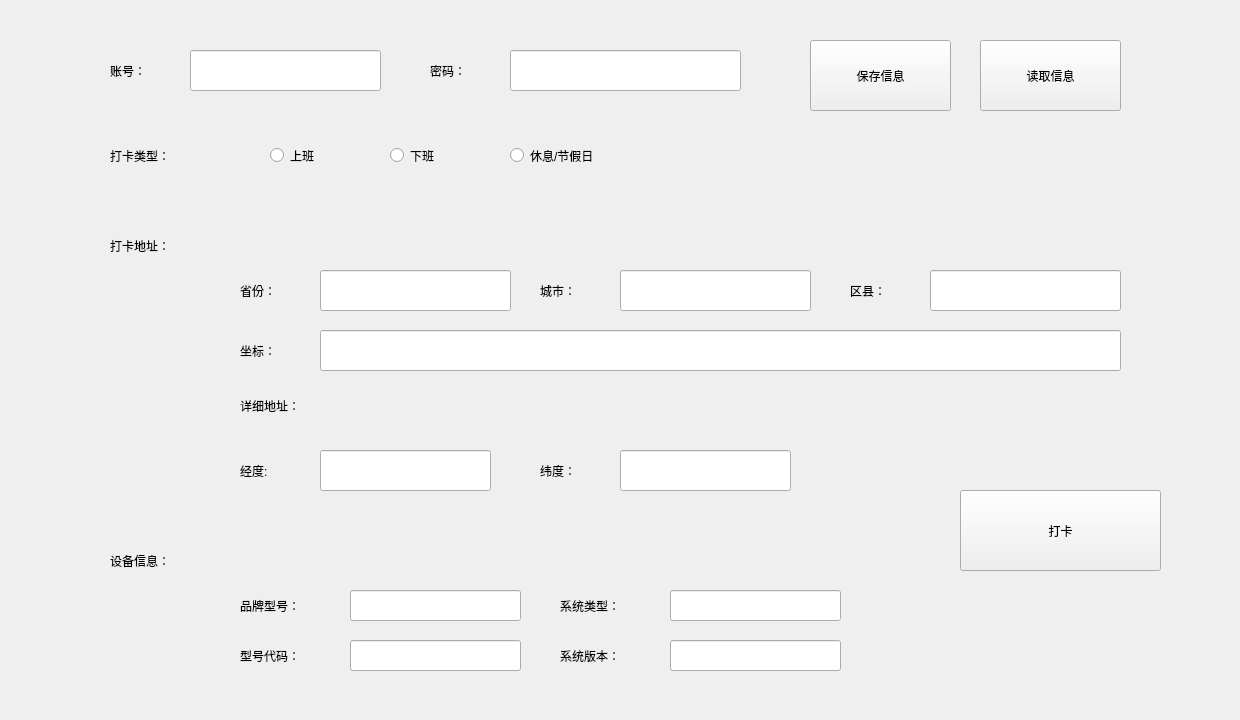
<?xml version="1.0" encoding="UTF-8"?>
<ui version="4.0">
 <class>Form</class>
 <widget class="QWidget" name="Form">
  <property name="geometry">
   <rect>
    <x>0</x>
    <y>0</y>
    <width>1240</width>
    <height>720</height>
   </rect>
  </property>
  <property name="minimumSize">
   <size>
    <width>1240</width>
    <height>720</height>
   </size>
  </property>
  <property name="maximumSize">
   <size>
    <width>1240</width>
    <height>720</height>
   </size>
  </property>
  <property name="windowTitle">
   <string>Form</string>
  </property>
  <widget class="QLabel" name="label">
   <property name="geometry">
    <rect>
     <x>110</x>
     <y>50</y>
     <width>71</width>
     <height>41</height>
    </rect>
   </property>
   <property name="styleSheet">
    <string notr="true">font: 20pt &quot;等线&quot;;</string>
   </property>
   <property name="text">
    <string>账号：</string>
   </property>
  </widget>
  <widget class="QLineEdit" name="phone">
   <property name="geometry">
    <rect>
     <x>190</x>
     <y>50</y>
     <width>191</width>
     <height>41</height>
    </rect>
   </property>
   <property name="styleSheet">
    <string notr="true">font: 17pt &quot;等线&quot;;</string>
   </property>
   <property name="text">
    <string/>
   </property>
  </widget>
  <widget class="QLineEdit" name="password">
   <property name="geometry">
    <rect>
     <x>510</x>
     <y>50</y>
     <width>231</width>
     <height>41</height>
    </rect>
   </property>
   <property name="styleSheet">
    <string notr="true">font: 15pt &quot;等线&quot;;</string>
   </property>
   <property name="text">
    <string/>
   </property>
  </widget>
  <widget class="QLabel" name="label_2">
   <property name="geometry">
    <rect>
     <x>430</x>
     <y>50</y>
     <width>71</width>
     <height>41</height>
    </rect>
   </property>
   <property name="styleSheet">
    <string notr="true">font: 20pt &quot;等线&quot;;</string>
   </property>
   <property name="text">
    <string>密码：</string>
   </property>
  </widget>
  <widget class="QPushButton" name="pushButton">
   <property name="geometry">
    <rect>
     <x>960</x>
     <y>490</y>
     <width>201</width>
     <height>81</height>
    </rect>
   </property>
   <property name="styleSheet">
    <string notr="true">font: 20pt &quot;等线&quot;;</string>
   </property>
   <property name="text">
    <string>打卡</string>
   </property>
  </widget>
  <widget class="QRadioButton" name="end">
   <property name="geometry">
    <rect>
     <x>390</x>
     <y>140</y>
     <width>101</width>
     <height>31</height>
    </rect>
   </property>
   <property name="styleSheet">
    <string notr="true">font: 20pt &quot;等线&quot;;</string>
   </property>
   <property name="text">
    <string>下班</string>
   </property>
   <attribute name="buttonGroup">
    <string notr="true">buttonGroup</string>
   </attribute>
  </widget>
  <widget class="QRadioButton" name="holiday">
   <property name="geometry">
    <rect>
     <x>510</x>
     <y>140</y>
     <width>201</width>
     <height>31</height>
    </rect>
   </property>
   <property name="styleSheet">
    <string notr="true">font: 20pt &quot;等线&quot;;</string>
   </property>
   <property name="text">
    <string>休息/节假日</string>
   </property>
   <attribute name="buttonGroup">
    <string notr="true">buttonGroup</string>
   </attribute>
  </widget>
  <widget class="QRadioButton" name="start">
   <property name="geometry">
    <rect>
     <x>270</x>
     <y>140</y>
     <width>101</width>
     <height>31</height>
    </rect>
   </property>
   <property name="styleSheet">
    <string notr="true">font: 20pt &quot;等线&quot;;</string>
   </property>
   <property name="text">
    <string>上班</string>
   </property>
   <attribute name="buttonGroup">
    <string notr="true">buttonGroup</string>
   </attribute>
  </widget>
  <widget class="QLineEdit" name="province">
   <property name="geometry">
    <rect>
     <x>320</x>
     <y>270</y>
     <width>191</width>
     <height>41</height>
    </rect>
   </property>
   <property name="styleSheet">
    <string notr="true">font: 20pt &quot;等线&quot;;</string>
   </property>
   <property name="text">
    <string/>
   </property>
  </widget>
  <widget class="QLabel" name="label_3">
   <property name="geometry">
    <rect>
     <x>240</x>
     <y>270</y>
     <width>71</width>
     <height>41</height>
    </rect>
   </property>
   <property name="styleSheet">
    <string notr="true">font: 20pt &quot;等线&quot;;</string>
   </property>
   <property name="text">
    <string>省份：</string>
   </property>
  </widget>
  <widget class="QLabel" name="label_4">
   <property name="geometry">
    <rect>
     <x>110</x>
     <y>130</y>
     <width>141</width>
     <height>51</height>
    </rect>
   </property>
   <property name="styleSheet">
    <string notr="true">font: 20pt &quot;等线&quot;;</string>
   </property>
   <property name="text">
    <string>打卡类型：</string>
   </property>
  </widget>
  <widget class="QLabel" name="label_5">
   <property name="geometry">
    <rect>
     <x>110</x>
     <y>220</y>
     <width>141</width>
     <height>51</height>
    </rect>
   </property>
   <property name="styleSheet">
    <string notr="true">font: 20pt &quot;等线&quot;;</string>
   </property>
   <property name="text">
    <string>打卡地址：</string>
   </property>
  </widget>
  <widget class="QLineEdit" name="city">
   <property name="geometry">
    <rect>
     <x>620</x>
     <y>270</y>
     <width>191</width>
     <height>41</height>
    </rect>
   </property>
   <property name="styleSheet">
    <string notr="true">font: 20pt &quot;等线&quot;;</string>
   </property>
   <property name="text">
    <string/>
   </property>
  </widget>
  <widget class="QLabel" name="label_6">
   <property name="geometry">
    <rect>
     <x>540</x>
     <y>270</y>
     <width>71</width>
     <height>41</height>
    </rect>
   </property>
   <property name="styleSheet">
    <string notr="true">font: 20pt &quot;等线&quot;;</string>
   </property>
   <property name="text">
    <string>城市：</string>
   </property>
  </widget>
  <widget class="QLabel" name="label_7">
   <property name="geometry">
    <rect>
     <x>850</x>
     <y>270</y>
     <width>71</width>
     <height>41</height>
    </rect>
   </property>
   <property name="styleSheet">
    <string notr="true">font: 20pt &quot;等线&quot;;</string>
   </property>
   <property name="text">
    <string>区县：</string>
   </property>
  </widget>
  <widget class="QLineEdit" name="area">
   <property name="geometry">
    <rect>
     <x>930</x>
     <y>270</y>
     <width>191</width>
     <height>41</height>
    </rect>
   </property>
   <property name="styleSheet">
    <string notr="true">font: 20pt &quot;等线&quot;;</string>
   </property>
   <property name="text">
    <string/>
   </property>
  </widget>
  <widget class="QLabel" name="label_8">
   <property name="geometry">
    <rect>
     <x>240</x>
     <y>330</y>
     <width>71</width>
     <height>41</height>
    </rect>
   </property>
   <property name="styleSheet">
    <string notr="true">font: 20pt &quot;等线&quot;;</string>
   </property>
   <property name="text">
    <string>坐标：</string>
   </property>
  </widget>
  <widget class="QLineEdit" name="positioning">
   <property name="geometry">
    <rect>
     <x>320</x>
     <y>330</y>
     <width>801</width>
     <height>41</height>
    </rect>
   </property>
   <property name="styleSheet">
    <string notr="true">font: 20pt &quot;等线&quot;;</string>
   </property>
   <property name="text">
    <string/>
   </property>
  </widget>
  <widget class="QLabel" name="address">
   <property name="geometry">
    <rect>
     <x>240</x>
     <y>390</y>
     <width>881</width>
     <height>31</height>
    </rect>
   </property>
   <property name="styleSheet">
    <string notr="true">font: 12pt &quot;等线&quot;;</string>
   </property>
   <property name="text">
    <string>详细地址：</string>
   </property>
  </widget>
  <widget class="QLineEdit" name="longitude">
   <property name="geometry">
    <rect>
     <x>320</x>
     <y>450</y>
     <width>171</width>
     <height>41</height>
    </rect>
   </property>
   <property name="styleSheet">
    <string notr="true">font: 20pt &quot;等线&quot;;</string>
   </property>
   <property name="text">
    <string/>
   </property>
  </widget>
  <widget class="QLabel" name="label_10">
   <property name="geometry">
    <rect>
     <x>240</x>
     <y>450</y>
     <width>71</width>
     <height>41</height>
    </rect>
   </property>
   <property name="styleSheet">
    <string notr="true">font: 20pt &quot;等线&quot;;</string>
   </property>
   <property name="text">
    <string>经度:</string>
   </property>
  </widget>
  <widget class="QLabel" name="label_11">
   <property name="geometry">
    <rect>
     <x>540</x>
     <y>450</y>
     <width>71</width>
     <height>41</height>
    </rect>
   </property>
   <property name="styleSheet">
    <string notr="true">font: 20pt &quot;等线&quot;;</string>
   </property>
   <property name="text">
    <string>纬度：</string>
   </property>
  </widget>
  <widget class="QLineEdit" name="latitude">
   <property name="geometry">
    <rect>
     <x>620</x>
     <y>450</y>
     <width>171</width>
     <height>41</height>
    </rect>
   </property>
   <property name="styleSheet">
    <string notr="true">font: 20pt &quot;等线&quot;;</string>
   </property>
   <property name="text">
    <string/>
   </property>
  </widget>
  <widget class="QPushButton" name="saveInfo">
   <property name="geometry">
    <rect>
     <x>810</x>
     <y>40</y>
     <width>141</width>
     <height>71</height>
    </rect>
   </property>
   <property name="styleSheet">
    <string notr="true">font: 15pt &quot;等线&quot;;</string>
   </property>
   <property name="text">
    <string>保存信息</string>
   </property>
  </widget>
  <widget class="QPushButton" name="readInfo">
   <property name="geometry">
    <rect>
     <x>980</x>
     <y>40</y>
     <width>141</width>
     <height>71</height>
    </rect>
   </property>
   <property name="styleSheet">
    <string notr="true">font: 15pt &quot;等线&quot;;</string>
   </property>
   <property name="text">
    <string>读取信息</string>
   </property>
  </widget>
  <widget class="QLabel" name="label_9">
   <property name="geometry">
    <rect>
     <x>110</x>
     <y>540</y>
     <width>141</width>
     <height>41</height>
    </rect>
   </property>
   <property name="styleSheet">
    <string notr="true">font: 20pt &quot;等线&quot;;</string>
   </property>
   <property name="text">
    <string>设备信息：</string>
   </property>
  </widget>
  <widget class="QLabel" name="label_12">
   <property name="geometry">
    <rect>
     <x>240</x>
     <y>590</y>
     <width>101</width>
     <height>31</height>
    </rect>
   </property>
   <property name="styleSheet">
    <string notr="true">font: 15pt &quot;等线&quot;;</string>
   </property>
   <property name="text">
    <string>品牌型号：</string>
   </property>
  </widget>
  <widget class="QLineEdit" name="brand">
   <property name="geometry">
    <rect>
     <x>350</x>
     <y>590</y>
     <width>171</width>
     <height>31</height>
    </rect>
   </property>
   <property name="styleSheet">
    <string notr="true">font: 15pt &quot;等线&quot;;</string>
   </property>
   <property name="text">
    <string/>
   </property>
  </widget>
  <widget class="QLineEdit" name="incremental">
   <property name="geometry">
    <rect>
     <x>350</x>
     <y>640</y>
     <width>171</width>
     <height>31</height>
    </rect>
   </property>
   <property name="styleSheet">
    <string notr="true">font: 15pt &quot;等线&quot;;</string>
   </property>
   <property name="text">
    <string/>
   </property>
  </widget>
  <widget class="QLabel" name="label_13">
   <property name="geometry">
    <rect>
     <x>240</x>
     <y>640</y>
     <width>101</width>
     <height>31</height>
    </rect>
   </property>
   <property name="styleSheet">
    <string notr="true">font: 15pt &quot;等线&quot;;</string>
   </property>
   <property name="text">
    <string>型号代码：</string>
   </property>
  </widget>
  <widget class="QLineEdit" name="platform">
   <property name="geometry">
    <rect>
     <x>670</x>
     <y>590</y>
     <width>171</width>
     <height>31</height>
    </rect>
   </property>
   <property name="styleSheet">
    <string notr="true">font: 15pt &quot;等线&quot;;</string>
   </property>
   <property name="text">
    <string/>
   </property>
  </widget>
  <widget class="QLabel" name="label_14">
   <property name="geometry">
    <rect>
     <x>560</x>
     <y>590</y>
     <width>101</width>
     <height>31</height>
    </rect>
   </property>
   <property name="styleSheet">
    <string notr="true">font: 15pt &quot;等线&quot;;</string>
   </property>
   <property name="text">
    <string>系统类型：</string>
   </property>
  </widget>
  <widget class="QLineEdit" name="systemVersion">
   <property name="geometry">
    <rect>
     <x>670</x>
     <y>640</y>
     <width>171</width>
     <height>31</height>
    </rect>
   </property>
   <property name="styleSheet">
    <string notr="true">font: 15pt &quot;等线&quot;;</string>
   </property>
   <property name="text">
    <string/>
   </property>
  </widget>
  <widget class="QLabel" name="label_15">
   <property name="geometry">
    <rect>
     <x>560</x>
     <y>640</y>
     <width>101</width>
     <height>31</height>
    </rect>
   </property>
   <property name="styleSheet">
    <string notr="true">font: 15pt &quot;等线&quot;;</string>
   </property>
   <property name="text">
    <string>系统版本：</string>
   </property>
  </widget>
 </widget>
 <resources/>
 <connections/>
 <buttongroups>
  <buttongroup name="buttonGroup"/>
 </buttongroups>
</ui>
